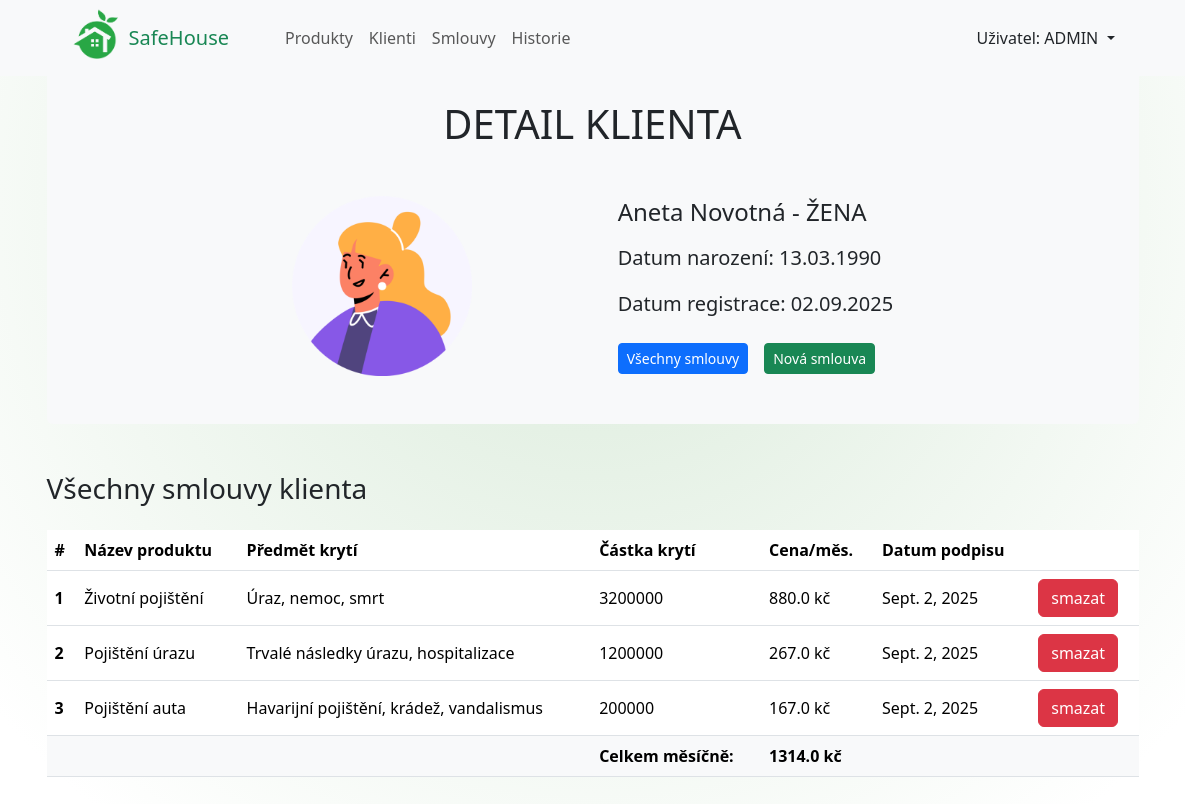
Page /klienti/1/ on the committed database.
### safehouse_app/models.py (models this page shows, shortened)
class Klienti(models.Model):
    jmeno = models.CharField(max_length=40, verbose_name="Jméno")
    prijmeni = models.CharField(max_length=40, verbose_name="Příjmení")
    je_muz = models.BooleanField(default=True)
    narozeni = models.DateField(verbose_name="Datum narození")
    foto = models.CharField(
        max_length=60, verbose_name="Název obrázku")
    datum_registrace = models.DateField(auto_now=True)
    class Meta:
        verbose_name = "Klient"
        verbose_name_plural = "Klienti"

class Smlouvy(models.Model):
    klient = models.ForeignKey(Klienti, on_delete=models.CASCADE)
    produkt = models.ForeignKey(Produkty, on_delete=models.CASCADE)
    castka_kryti = models.IntegerField(verbose_name="Částka krytí")
    cena = models.FloatField(verbose_name="Cena")
    datum = models.DateField(auto_now=True)
    class Meta:
        verbose_name_plural = "Smlouvy"

class Produkty(models.Model):
    nazev = models.CharField(max_length=80, verbose_name="Název produktu")
    predmet_kryti = models.CharField(
        max_length=200, verbose_name="Předmět krytí")
    zakladni_castka = models.IntegerField(
        verbose_name="Základní částka krytí")
    zakladni_cena = models.IntegerField(verbose_name="Základní cena")
    pomer = models.FloatField("Poměr mezi částkou krytí a cenou pojištění")
    class Meta:
        verbose_name = "Produkt"
        verbose_name_plural = "Produkty"

### safehouse_app/views.py (the view)
def klient_detail(request, id_klienta):
    klient = Klienti.objects.get(id=id_klienta)
    smlouvy_klienta = Smlouvy.objects.filter(klient__id=id_klienta)
    celkem_mesicne = smlouvy_klienta.aggregate(Sum('cena'))
    return render(request, 'safehouse_app/klient_smlouvy.html', {'klient': klient, 'smlouvy': smlouvy_klienta, 'celkem_mesicne': celkem_mesicne})

### safehouse_app/templates/safehouse_app/klient_smlouvy.html
{% extends "safehouse_app/klient_detail.html" %}
{% block content_bottom %}
{% if smlouvy %}
<h3 class="mb-4">Všechny smlouvy klienta</h3>
        <table class="table table-hover" id="smlouvy_klienta">
            <thead>
            <tr>
                <th scope="col">#</th>
                <th scope="col">Název produktu</th>
                <th scope="col">Předmět krytí</th>
                <th scope="col">Částka krytí</th>
                <th scope="col">Cena/měs.</th>
                <th scope="col">Datum podpisu<th>
            </tr>
            </thead>
            <tbody>
            {% for smlouva in smlouvy %}
            <tr style="vertical-align: middle;">
                <th scope="row">{{ smlouva.id }}</th>
                <td>{{ smlouva.produkt.nazev }}</td>
                <td>{{ smlouva.produkt.predmet_kryti }}</td>
                <td>{{ smlouva.castka_kryti }}</td>
                <td>{{ smlouva.cena }} kč</td>
                <td>{{ smlouva.datum }}</td>
                <td>
                    <a class="btn btn-danger" href={% url 'smlouva_vymazat' klient.id smlouva.id %}>smazat</a>
            </tr>
            {% endfor %}
            <tr style="vertical-align: middle;">
                <td class="bg-light" colspan="3"></td>
                <th class="bg-light">Celkem měsíčně: </th>
                <th class="bg-light">{{ celkem_mesicne.cena__sum }} kč</th>
                <td class="bg-light" colspan="2"></td>
            </tr>
            </tbody>
        </table>
{% else %}
<div class="alert alert-info" role="alert">
    Klient {{ klient.jmeno }} {{ klient.prijmeni }} nemá žádné aktivní smlovy.
</div>
{% endif %}
{% endblock content_bottom %}

### safehouse_app/templates/safehouse_app/klient_detail.html (shortened to what this page needs)
{% extends "base.html" %}
{% load static %}
{% block styles %}
    <link rel="stylesheet" href={% static "safehouse_app/klient_detail.css" %}>
{% endblock styles %}
{% block content %}
    <div class="container-md">
        <h1 class="text-center pt-4 bg-light mb-0">DETAIL KLIENTA</h1>
        <div class="bg-light p-5 mb-5 d-flex gap-3 justify-content-center rounded-bottom">
            <div class="detail-klienta d-flex align-items-center justify-content-around w-75">
                <div>
                    <img src="{% static "/safehouse_app/pictures/"|add:klient.foto %}">
                </div>
                <div>
                    <h4 class="mb-3">{{ klient.jmeno }} {{ klient.prijmeni }} - {% if klient.je_muz %}MUŽ{% else %}ŽENA{% endif %}</h4>
                    <p class="lead">Datum narození: {{ klient.narozeni|date:"d.m.Y" }}</p>
                    <p class="lead">Datum registrace: {{ klient.datum_registrace|date:"d.m.Y" }}</p>
                    <div class="d-flex gap-3">
                        <a class="btn btn-primary btn-sm mt-2" href={% url "klient_detail" klient.id %}>Všechny smlouvy</a>
                        <a class="btn btn-success btn-sm mt-2" href={% url "smlouva_nova" klient.id %}>Nová smlouva</a>
                    </div>
                </div>
            </div>
        </div>
    </div>
    <div class="container-md">
        {% block content_bottom %}
        {% endblock content_bottom %}
    </div>
{% endblock content %}

### safehouse_app/static/safehouse_app/klient_detail.css (style rules this page uses)
.detail-klienta img { width: 180px; }

### static/base.css (style rules this page uses)
html { scrollbar-gutter: stable; }
body { background: radial-gradient(circle at center 200px, #daebda, #ffffff 90%); position: relative; background-repeat: no-repeat; min-height: 100vh; }

### rows in the picture
Klienti: foto (picture), jmeno "Aneta", prijmeni "Novotná", narozeni "13.03.1990", datum_registrace "02.09.2025"
Smlouvy: id "1", produkt.nazev "Životní pojištění", produkt.predmet_kryti "Úraz, nemoc, smrt", castka_kryti "3200000", cena "880.0", datum "Sept. 2, 2025"
Smlouvy: id "2", produkt.nazev "Pojištění úrazu", produkt.predmet_kryti "Trvalé následky úrazu, hospitalizace", castka_kryti "1200000", cena "267.0", datum "Sept. 2, 2025"
Smlouvy: id "3", produkt.nazev "Pojištění auta", produkt.predmet_kryti "Havarijní pojištění, krádež, vandalismus", castka_kryti "200000", cena "167.0", datum "Sept. 2, 2025"

### other values in the picture
{{ celkem_mesicne.cena__sum }} "1314.0"
